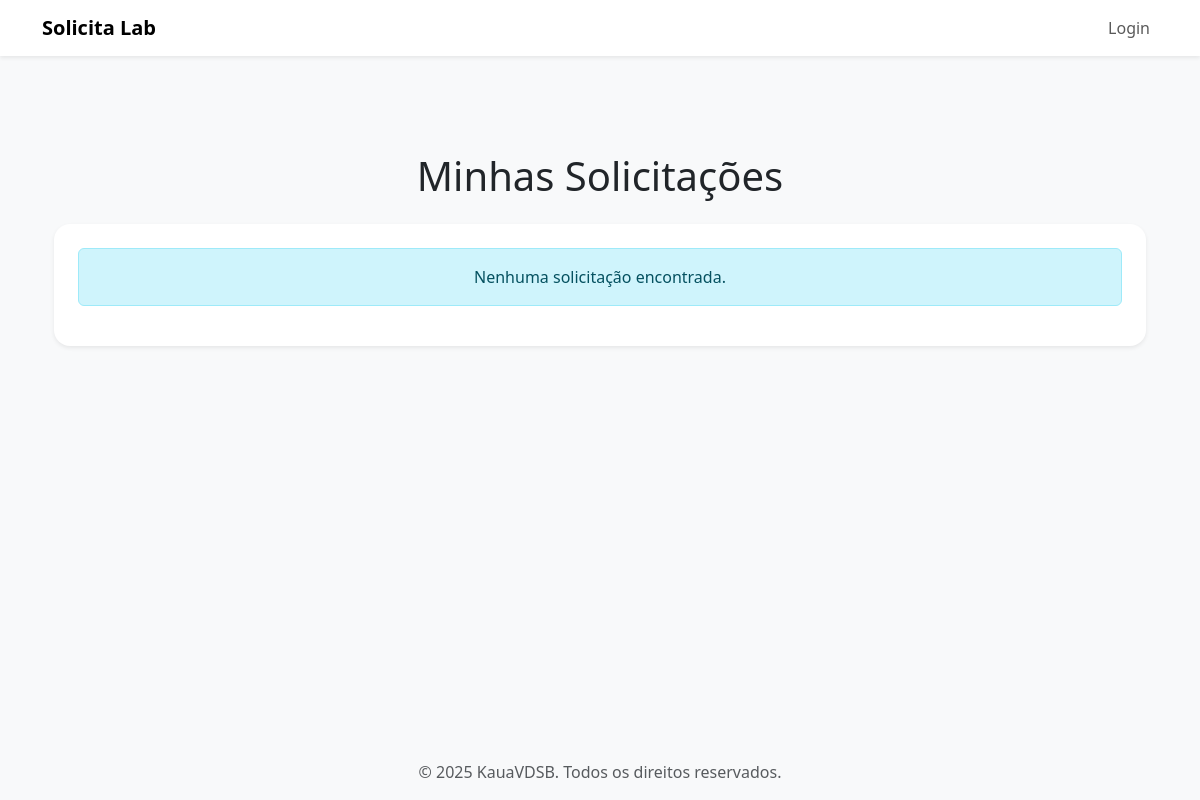
Page /solicitar/list on the earlier database version.
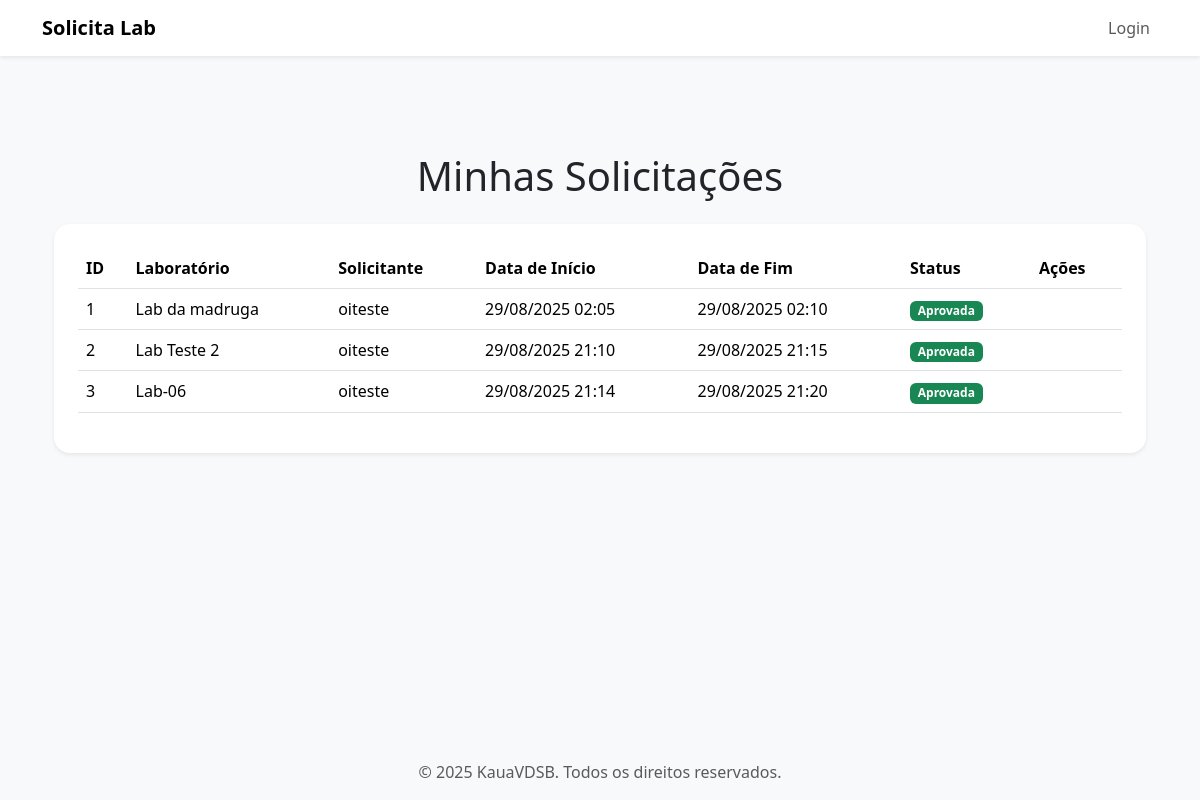
Same page on the later database version.
### app/models.py (models this page shows)
class Solicitacao(db.Model):
    __tablename__ = 'solicitacoes'
    id = db.Column(db.Integer, primary_key=True)
    data_solicitacao = db.Column(
        db.DateTime, default=datetime.datetime.utcnow, nullable=False
    )
    data_agendada = db.Column(db.DateTime, nullable=False)
    data_encerramento = db.Column(db.DateTime, nullable=False)
    status = db.Column(db.String(20), default="Pendente", nullable=False)
    id_user = db.Column(db.Integer, db.ForeignKey('users.id'), nullable=False)
    id_lab = db.Column(db.Integer, db.ForeignKey('labs.id'), nullable=False)
    user = db.relationship('User', back_populates='solicitacoes')
    lab = db.relationship('Laboratorio', back_populates='solicitacoes')

class Laboratorio(db.Model):
    __tablename__ = 'labs'
    id = db.Column(db.Integer, primary_key=True)
    nome = db.Column(db.String(50), nullable=False)
    capacidade = db.Column(db.Integer, nullable=False)
    equipamentos = db.Column(db.String(200), nullable=False)
    abertura = db.Column(db.Time, nullable=False)
    fechamento = db.Column(db.Time, nullable=False)
    status = db.Column(db.String(12), default="Disponível", nullable=False)
    """ Relacao um-para-muitos: Um laboratorio pode ter muitas Solicitacoes.
        aponta para lab em Solicitacao.
    """
    solicitacoes = db.relationship(
        'Solicitacao', back_populates='lab', lazy=True
    )

class User(db.Model, UserMixin):
    __tablename__ = 'users'
    id = db.Column(db.Integer, primary_key=True)
    nome = db.Column(db.String(50), nullable=False)
    email = db.Column(db.String(120), nullable=False, unique=True)  #unicidade de e-mail
    senha = db.Column(db.String(200), nullable=False)
    professor = db.Column(db.Integer, default=1, nullable=False)
    admin = db.Column(db.Integer, default=0, nullable=False)
    """
    'db.relationship' define a relação entre esta classe e a classe 'Solicitacao'.
    * A relação é um-para-muitos: um User pode ter muitas Solicitacoes.
    * 'Solicitacao' é o nome da classe relacionada.
    * 'back_populates' cria a ligação bidirecional, ligando a este objeto
    a propriedade 'user' na classe Solicitacao.
    """
    solicitacoes = db.relationship(
        'Solicitacao', back_populates='user', lazy=True  #relacionando uma tabela com outra
    )

### app/routes.py (the view)
@app.route("/solicitar/list")
def solicitar_list():
    solicitacoes = Solicitacao.query.all()
    return render_template("solicitacoes/list.html", solicitacoes=solicitacoes)

### app/templates/solicitacoes/list.html (shortened to what this page needs)
{% extends 'base/base_bs.html' %}
{% block content %}
<div class="container my-5">
    <h1 class="mb-4 text-center">Minhas Solicitações</h1>
    <div class="card shadow-sm border-0 rounded-4">
        <div class="card-body p-4">
            {% if solicitacoes %}
            <div class="table-responsive">
                <table class="table table-hover align-middle">
                    <thead>
                        <tr>
                            <th>ID</th>
                            <th>Laboratório</th>
                            <th>Solicitante</th>
                            <th>Data de Início</th>
                            <th>Data de Fim</th>
                            <th>Status</th>
                            <th>Ações</th>
                        </tr>
                    </thead>
                    <tbody>
                        {% for solicitacao in solicitacoes %}
                        <tr>
                            <td>{{ solicitacao.id }}</td>
                            <td>{{ solicitacao.lab.nome }}</td>
                            <td>{{ solicitacao.user.nome }}</td>
                            <td>{{ solicitacao.data_agendada.strftime('%d/%m/%Y %H:%M') }}</td>
                            <td>{{ solicitacao.data_encerramento.strftime('%d/%m/%Y %H:%M') }}</td>
                            <td>
                                <span class="badge
                                    {% if solicitacao.status == 'Pendente' %} bg-warning text-dark
                                    {% elif solicitacao.status == 'Aprovada' %} bg-success
                                    {% elif solicitacao.status == 'Rejeitada' %} bg-danger
                                    {% else %} bg-secondary
                                    {% endif %}">
                                    {{ solicitacao.status }}
                                </span>
                            </td>
                            <td>
                            </td>
                        </tr>
                        {% endfor %}
                    </tbody>
                </table>
            </div>
            {% else %}
            <div class="alert alert-info text-center" role="alert">
                Nenhuma solicitação encontrada.
            </div>
            {% endif %}
        </div>
    </div>
</div>
{% endblock %}

### app/templates/base/base_bs.html (shortened to what this page needs)
<!DOCTYPE html>
<html lang="pt-br">
<head>
    <link href="https://cdn.jsdelivr.net/npm/bootstrap@5.3.3/dist/css/bootstrap.min.css" rel="stylesheet" xintegrity="sha384-QWTKZyjpPEjISv5WaRU9OFeRpok6YctnYmDr5pNlyT2bRjXh0JMhjY6hW+ALEwIH">
    <link rel="stylesheet" href="https://cdnjs.cloudflare.com/ajax/libs/font-awesome/6.5.2/css/all.min.css" xintegrity="sha512-SnH5WK+bZxgPHs44uWIX+LLJAJ9/2PkPKZ5QiAj6Ta86w+fsb2C/lV/m7Gk5c2v60Q/y6M8o2F3L2w6w7P9e9w==" />
    <link
        href="https://cdn.jsdelivr.net/npm/select2@4.0.13/dist/css/select2.min.css"
        rel="stylesheet"
    />
</head>
<body class="d-flex flex-column min-vh-100 bg-light">
    <div class="toast-container position-fixed top-0 start-0 p-3">
    </div>
    {% include 'base/header.html' %}
    <main class="container my-5 flex-grow-1">
        {% block content %}
        {% endblock %}
    </main>
    {% include 'base/footer.html' %}
</body>
</html>

### app/templates/base/header.html (shortened to what this page needs)
<header>
    <nav class="navbar navbar-expand-lg navbar-light bg-white shadow-sm">
        <div class="container-fluid container">
            <a class="navbar-brand fw-bold" href="{{ url_for('homepage') }}">
                Solicita Lab
            </a>
            <div class="collapse navbar-collapse justify-content-end" id="navbarNav">
                <ul class="navbar-nav">
                    {% if current_user.is_authenticated %}
                        <li class="nav-item dropdown">
                            <a class="nav-link dropdown-toggle" href="#" id="userDropdown" role="button" data-bs-toggle="dropdown" aria-expanded="false">
                                {% if current_user.admin %}
                                    <i class="fas fa-user-cog me-1"></i> Admin
                                {% else %}
                                    <i class="fas fa-user me-1"></i> Perfil
                                {% endif %}
                            </a>
                            <ul class="dropdown-menu" aria-labelledby="userDropdown">
                                <li>
                                    <a class="dropdown-item" href="{{ url_for('update_profile') }}">
                                        <i class="fas fa-edit me-2"></i> Editar Perfil
                                    </a>
                                </li>
                                {% if current_user.admin %}
                                <li>
                                    <a class="dropdown-item" href="{{ url_for('cadastro') }}">
                                        <i class="fas fa-user-plus me-2"></i> Cadastrar Novo Usuário
                                    </a>
                                </li>
                                {% endif %}
                                <li><hr class="dropdown-divider"></li>
                                <li>
                                    <a class="dropdown-item" href="{{ url_for('logout') }}">
                                        <i class="fas fa-sign-out-alt me-2"></i> Sair
                                    </a>
                                </li>
                            </ul>
                        </li>
                        <li class="nav-item dropdown">
                            <a class="nav-link dropdown-toggle" href="#" id="labsDropdown" role="button" data-bs-toggle="dropdown" aria-expanded="false">
                                <i class="fas fa-flask me-1"></i> Laboratórios
                            </a>
                            <ul class="dropdown-menu" aria-labelledby="labsDropdown">
                                <li>
                                    <a class="dropdown-item" href="{{ url_for('labs_list') }}">
                                        <i class="fas fa-list me-2"></i> Listar Labs
                                    </a>
                                </li>
                                <li>
                                    <a class="dropdown-item" href="{{ url_for('solicitar_create') }}">
                                        <i class="fas fa-calendar-plus me-2"></i> Solicitar Lab
                                    </a>
                                </li>
                                {% if current_user.admin %}
                                <li><hr class="dropdown-divider"></li>
                                <li>
                                    <a class="dropdown-item" href="{{ url_for('labs_create') }}">
                                        <i class="fas fa-plus-circle me-2"></i> Criar Lab
                                    </a>
                                </li>
                                {% endif %}
                            </ul>
                        </li>
                        <li class="nav-item">
                            <a class="nav-link" href="{{ url_for('solicitar_list') }}">
                                <i class="fas fa-calendar-check me-1"></i> Solicitações
                            </a>
                        </li>
                    {% else %}
                        <li class="nav-item">
                            <a class="nav-link" href="{{ url_for('login') }}">Login</a>
                        </li>
                    {% endif %}
                </ul>
            </div>
        </div>
    </nav>
</header>

### app/templates/base/footer.html
<footer class="bg-light text-muted text-center py-3 mt-auto">
    <div class="container">
        <p class="mb-0">&copy; 2025 KauaVDSB. Todos os direitos reservados.</p>
    </div>
</footer>

Differences in the rows shown:
added Solicitacao: id "1", lab.nome "Lab da madruga", user.nome "oiteste", data_agendada "29/08/2025 02:05", data_encerramento "29/08/2025 02:10", status "Aprovada"
added Solicitacao: id "2", lab.nome "Lab Teste 2", user.nome "oiteste", data_agendada "29/08/2025 21:10", data_encerramento "29/08/2025 21:15", status "Aprovada"
added Solicitacao: id "3", lab.nome "Lab-06", user.nome "oiteste", data_agendada "29/08/2025 21:14", data_encerramento "29/08/2025 21:20", status "Aprovada"
Other differences:
text no longer shown: "Nenhuma solicitação encontrada."
text now shown: "ID Laboratório Solicitante Data de Início Data de Fim Status Ações"
